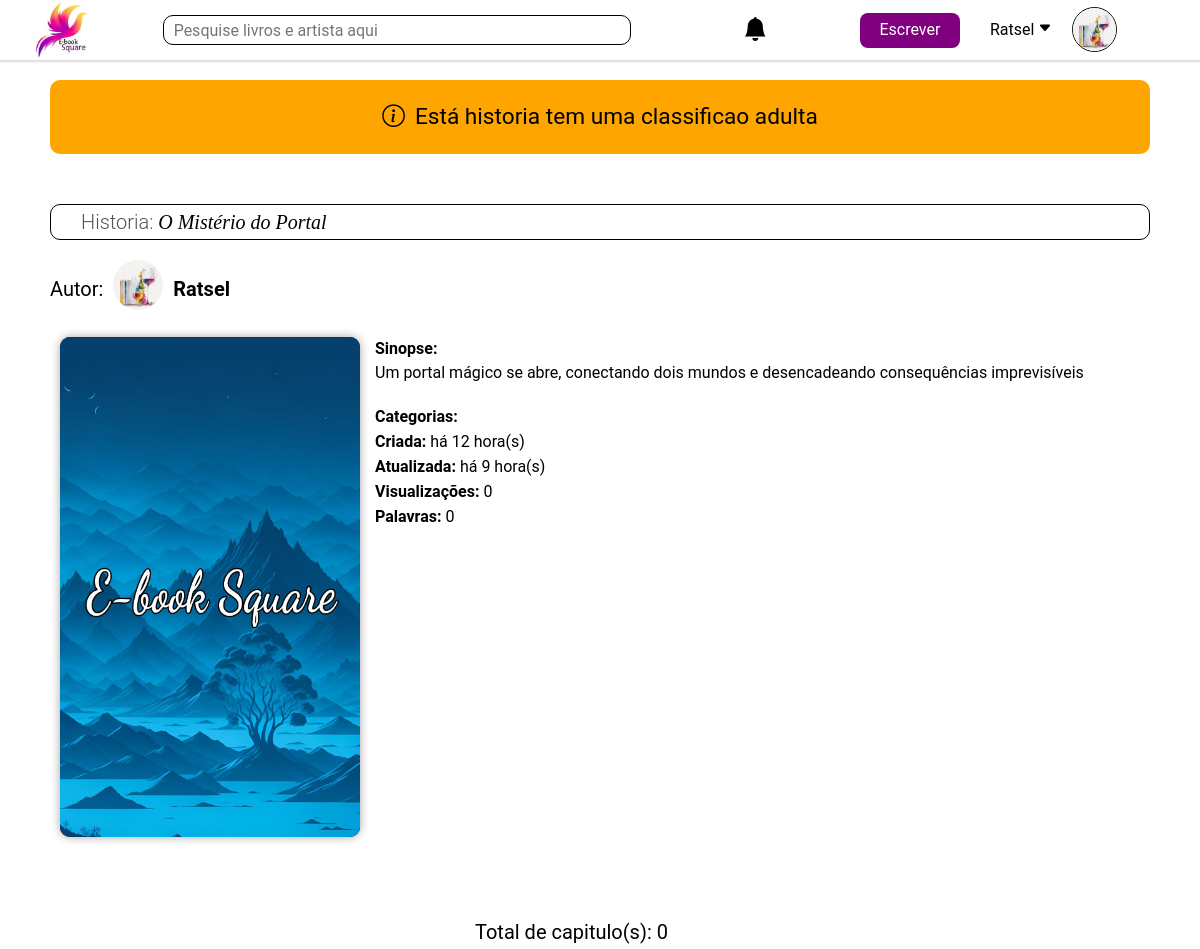
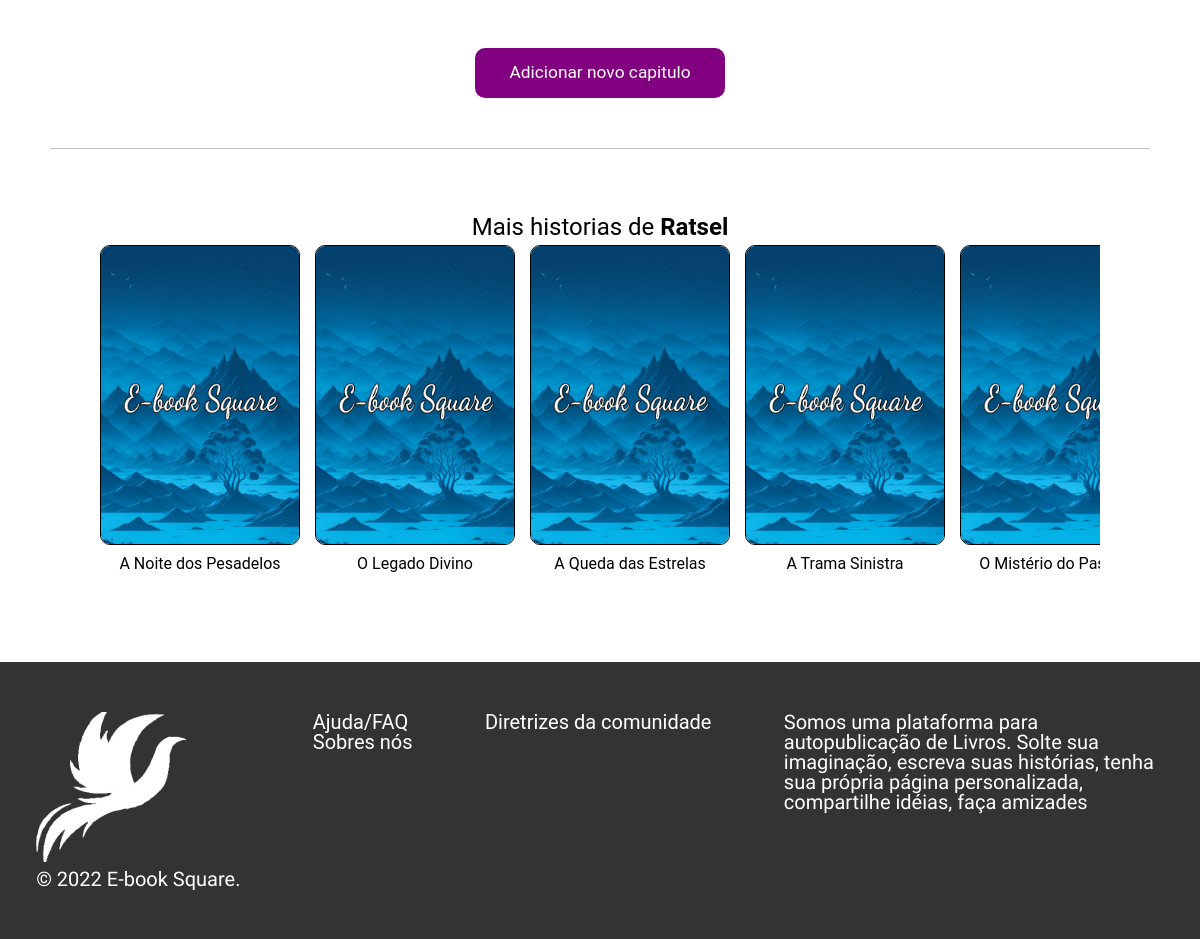
Screenshot of /App/View/pages/capa_da_obra.php?obra=125 (signed in) with the database file from the repository (2 pictures, top to bottom).
### tables this page shows
CREATE TABLE `usuario` (
  `ID_user` int(11) NOT NULL,
  `nome` varchar(80) NOT NULL,
  `codigo` varchar(20) NOT NULL,
  `email` varchar(50) NOT NULL,
  `foto` varchar(150) NOT NULL,
  `banner` varchar(150) NOT NULL,
  `descricaoUSU` varchar(1500) NOT NULL,
  `chavePix` varchar(300) NOT NULL,
  `status` int(11) NOT NULL DEFAULT 0,
  `senha` varchar(255) NOT NULL,
  `data_cad` date NOT NULL,
  `recuperar_senha` varchar(255) NOT NULL,
  `NOTmsg` tinyint(1) NOT NULL DEFAULT 1,
  `NOTatdp` tinyint(1) NOT NULL DEFAULT 1
);

CREATE TABLE `obra` (
  `ID_obra` int(11) NOT NULL,
  `nome_obra` varchar(105) NOT NULL,
  `user_FK` int(11) NOT NULL,
  `descricao` varchar(1500) NOT NULL,
  `etaria` varchar(30) NOT NULL,
  `created_at` datetime NOT NULL,
  `foto_obra` varchar(255) NOT NULL,
  `updated_at` timestamp NOT NULL DEFAULT current_timestamp() ON UPDATE current_timestamp(),
  `publicado` tinyint(4) NOT NULL DEFAULT 1,
  `Finalizado` tinyint(4) NOT NULL DEFAULT 0
);

### App/Model/verificacao.php (called while the page is built, shortened)
<?php
require_once "_conexao/conexao.php";
require_once 'class-log.php';
if(isset($_SESSION['ID_user']) && !empty($_SESSION['ID_user'])){
    $classLog = new log();
    $Obra_Usuario = $classLog->Obra_Usuario($_SESSION['ID_user']);
    $dados_usuario = $classLog->findUser([" ID_user = ".$_SESSION['ID_user']]);
}

### App/Model/class-log.php (called while the page is built, shortened)
<?php
class log
{
    public function findUser($refeDado)
    {
        $dados_usuario = $this->find(['*'], 'usuario', [" WHERE " . $refeDado[0]]);
        return $dados_usuario;
    }
    public function Obra_Usuario($id_user, array $obrasExcluir = [])
    {
        global $pdo;
        $Obra_Usuario = array();
        if (!empty($obrasExcluir))
            $obrasExcluir = implode(', ', $obrasExcluir);
        else
            $obrasExcluir = '';
        $ComandoSQL = "SELECT ID_obra, nome_obra, user_FK, descricao, etaria, created_at, updated_at, foto_obra, Finalizado FROM obra WHERE obra.user_FK = :u AND ID_obra NOT IN (:obras) ORDER BY ID_obra DESC;";
        $conn = $pdo->prepare($ComandoSQL);
        $conn->bindValue(":u", $id_user);
        $conn->bindValue(":obras", $obrasExcluir);
        $conn->execute();
        if ($conn->rowCount() > 0) {
            $Obra_Usuario = $conn->fetchAll(PDO::FETCH_ASSOC);
        }
        return $Obra_Usuario;
    }
    public function Obra($id_obra)
    {
        global $pdo;
        $Obra_Usuario = array();
        $ComandoSQL = "SELECT ID_obra, nome_obra, user_FK, descricao, etaria, created_at, updated_at, foto_obra, nome, foto, Finalizado FROM obra, usuario WHERE obra.ID_obra = :u and obra.user_FK = usuario.ID_user";
        $conn = $pdo->prepare($ComandoSQL);
        $conn->bindValue(":u", $id_obra);
        $conn->execute();
        if ($conn->rowCount() > 0) {
            $Obra_Usuario = $conn->fetch(PDO::FETCH_ASSOC);
        }
        return $Obra_Usuario;
    }
    public function quatityCapWord($obraFK)
    {
        $capContent = $this->findAll(['conteudo'], 'capitulo', [" WHERE obra_FK = $obraFK"]);
        $lengthCap = sizeof($capContent);
        $lenCaps = array();
        for ($l = 0; $l < $lengthCap; $l++) {
            $len = str_word_count($capContent[$l]['conteudo']);
            array_push($lenCaps, $len);
        }
        $totalCapsWord = array_sum($lenCaps);
        return $totalCapsWord;
    }
    public function quatityViewByObra($obraFK)
    {
        $IDCaps = $this->findAll(['ID_capitulo'], 'capitulo', [" WHERE obra_FK = $obraFK"]);
        $lengthCap = sizeof($IDCaps);
        $lenViewCaps = array();
        for ($l = 0; $l < $lengthCap; $l++) {
            $IDCap = $IDCaps[$l]['ID_capitulo'];
            $viewByCap = $this->count("IDView", "view", [" capitulo_FK = $IDCap"]);
            array_push($lenViewCaps, $viewByCap);
        }
        $totalViews = array_sum($lenViewCaps);
        return $totalViews;
    }
    public function Count($contDado, $tabela, $refDado)
    {
        global $pdo;
        $ComandoSQL = "SELECT COUNT($contDado) FROM $tabela WHERE $refDado[0]";
        $conn = $pdo->query($ComandoSQL);
        if ($conn->execute()) {
            $dado = $conn->fetchAll(PDO::FETCH_ASSOC);
            return $dado[0]["COUNT($contDado)"];
        }
    }
    public function find($findDado, $tabela, $conditionRefDado)
    {
        global $pdo;
        $ComandoSQL = "SELECT $findDado[0] FROM $tabela $conditionRefDado[0]";
        $conn = $pdo->query($ComandoSQL);
        if ($conn->execute()) {
            if ($conn->rowCount() > 0) {
                $dados = $conn->fetch(PDO::FETCH_ASSOC);
                return $dados;
            }
        }
    }
    public function findAll($findDado, $tabela, $conditionRefDado)
    {
        global $pdo;
        $ComandoSQL = "SELECT $findDado[0] FROM $tabela $conditionRefDado[0]";
        $conn = $pdo->query($ComandoSQL);
        if ($conn->execute()) {
            $dados = $conn->fetchAll(PDO::FETCH_ASSOC);
            return $dados;
        }
    }
    public function getTempoPassados($created_at)
    {
        $dateTimeNow = date('Y-m-d H:i:s');
        $date1 = strtotime($created_at);
        $date2 = strtotime($dateTimeNow);
        $diff = abs($date2 - $date1);
        $years = floor($diff / (365 * 60 * 60 * 24));
        $months = floor(($diff - $years * 365 * 60 * 60 * 24)
            / (30 * 60 * 60 * 24));
        $days = floor(($diff - $years * 365 * 60 * 60 * 24 -
            $months * 30 * 60 * 60 * 24) / (60 * 60 * 24));
        $hours = floor(($diff - $years * 365 * 60 * 60 * 24
            - $months * 30 * 60 * 60 * 24 - $days * 60 * 60 * 24)
            / (60 * 60));
        $minutes = floor(($diff - $years * 365 * 60 * 60 * 24
            - $months * 30 * 60 * 60 * 24 - $days * 60 * 60 * 24
            - $hours * 60 * 60) / 60);
        if ($hours > 0) {
            return ("há $hours hora(s)");
        }
    }
    function getObraImg($img)
    {
        $imgObra = "../assets/IMAGENS/default5.jpeg";;
        return $imgObra;
    }
}

### App/View/pages/capa_da_obra.php (the view, shortened to what this page needs)
<?php
include_once '../../Model/verificacao.php';
if ($_GET['obra']) {
    $idObra = $_GET['obra'];
    $obrasCapa = $classLog->Obra($idObra);
    $obrasUserVisitado = $classLog->Obra_Usuario($obrasCapa['user_FK'], [$idObra]);
}
?>
<!DOCTYPE html>
<html lang="pt-br">
<head>
    <link rel="stylesheet" href="https://cdn.jsdelivr.net/npm/bootstrap-icons@1.10.3/font/bootstrap-icons.css">
    <link rel="stylesheet" type="text/css" href="https://unpkg.com/swiper/swiper-bundle.min.css">
    <link href="https://cdn.jsdelivr.net/npm/bootstrap@5.3.0-alpha3/dist/css/bootstrap.min.css" rel="stylesheet">
    <link rel="stylesheet" href="../assets/CSS/header.css">
    <link rel="stylesheet" href="../assets/CSS/footer.css">
    <link rel="stylesheet" href="../assets/CSS/categoria-color.css">
    <link rel="stylesheet" href="../assets/CSS/capa_da_obra.css">
    <link rel="stylesheet" href="../assets/CSS/btn-seguir.css">
    <link rel="stylesheet" href="../assets/CSS/comentarios.css">
</head>
<body>
    <?php include_once 'header.php' ?>
    <?php if ($obrasCapa['etaria'] == 'Adulto') { ?>
        <div class="container_historia_adulta">
            <i class="bi bi-info-circle text_historia_adulta"></i>
            <p class="text_historia_adulta">Está historia tem uma classificao adulta
        </div>
    <?php } ?>
    <main>
        <section class="informacoes_da_obra">
            <div class="container_titulo_da_obra">
                <h1 class="Titulo_obra">Historia: <span style="font-family: cursive ; font-style: italic">
                        <?= $obrasCapa['nome_obra']; ?>
                    </span> </h1>
                <div class="nome_autor_denuncia" style="margin-bottom: 20px;">
                    <div class="userObra" style="display: flex; align-items: center; gap: 10px;">
                        <p style="font-size: 20px;">Autor:</p>
                        <a href="perfil.php?user=<?= $obrasCapa['user_FK']; ?>">
                            <img class="editar_img" src="
                                    <?php if (isset($obrasCapa['foto']) && !empty($obrasCapa['foto'])) { ?>
                                    ../assets/IMAGEM_USUARIO/<?= $obrasCapa['foto']; ?>
                                <?php } else { ?>
                                    ../assets/IMAGENS/blank.jpg
                                <?php } ?>
                                    " alt="Foto de perfil" name="perfil" id="perfil" width="50" height="50"
                                style="border-radius: 25px;">
                        </a>
                        <a href="perfil.php?user=<?= $obrasCapa['user_FK']; ?>" class="Nome_autor"
                            style="font-size: 20px; color: black;"><?= $obrasCapa['nome']; ?></a>
                        <div class="container_idade_opcoes">
                            <div class="add_favo_denun">
                            </div>
                        </div>
                    </div>
                </div>
        </section>
        <section class="info_obra">
            <div class="imagem_historia">
                <img class="imagem_pe" src="
                <?=$classLog->getObraImg($obrasCapa['foto_obra']);?>
                " alt="" srcset="">
            </div>
            <div class="sobre_obra">
                <div class="sinopse">
                    <p class="titulo_info" style="margin-bottom: 5px;">Sinopse:</p>
                    <p>
                        <?= $obrasCapa['descricao']; ?>
                    </p>
                </div>
                <div class="categoriaBox">
                    <p class="titulo_info">Categorias:</p>
                </div>
                <div class="caracteristicas">
                    <p><span class="titulo_info">Criada: </span><span>
                            <?=$classLog->getTempoPassados($obrasCapa['created_at']);?>
                        </span></p>
                    <p><span class="titulo_info">Atualizada: </span><span>
                            <?=$classLog->getTempoPassados($obrasCapa['updated_at']);?>
                        </span></p>
                    <p><span class="titulo_info">Visualizações: </span>
                    <span><?= $classLog->quatityViewByObra($idObra); ?></span></p>
                    <p><span class="titulo_info">Palavras: </span><span>
                            <?= $classLog->quatityCapWord($idObra); ?>
                        </span></p>
                </div>
            </div>
        </section>
        <section class="capitulos">
            <div class="global_cap">
                <div>
                    <p class="total_cap">Total de capitulo(s): <span>
                            <?php
                            $capitulo_Count = $classLog->Count('ID_capitulo', 'capitulo', ["obra_FK = $idObra"]);
                            echo $capitulo_Count;
                            ?>
                        </span></p>
                </div>
                <?php if ($_SESSION['ID_user'] == $obrasCapa['user_FK']) { ?>
                <div class="add_novo_cap">
                    <a href="escrever-obra.php?obra=<?= $idObra ?>">Adicionar novo capitulo</a>
                </div>
                <?php } ?>
            </div>
        </section>
        <hr>
        <section class="obras_recent_autor">
            <div class="container_obras_recent_autor">
                <?php
                    $maisHistorias = "";
                    if(!empty($obrasUserVisitado)){
                       $maisHistorias = "Mais historias de <strong>".$obrasCapa['nome']."</strong>";
                    }
                 ?>
                <p class="titulo_obras_recen">
                    <?=$maisHistorias;?>
                </p>
                <div class="container_historias">
                    <?php foreach ($obrasUserVisitado as $indice => $value) { ?>
                        <div class='obra'>
                            <a href="capa_da_obra.php?obra=<?= $value['ID_obra']; ?>">
                                <img src='
                                <?=$classLog->getObraImg($value['foto_obra']);?>
                            ' alt='' style="border: 1px solid black;">
                            </a>
                            <p class='nome_historia_recente'>
                            </p>
                        </div>
                    <?php } ?>
                </div>
            </div>
        </section>
    </main>
    <?php include_once 'footer.php' ?>
</body>
</html>

### App/View/pages/header.php (shortened to what this page needs)
<link rel="stylesheet" href="https://cdn.jsdelivr.net/npm/bootstrap-icons@1.10.4/font/bootstrap-icons.css">
<header id="header">
        <div class="container-header">
            <div class="img-logo-header">
                <a href="feed.php"><img src="../assets/IMAGENS/logo.jpg" alt="" class="logo-header"></a>
            </div>
            <ul class="dropdown">
            <li  class="pesquisa_li" style="margin-left:-20px ; ">
                <input  on="pesquisa_selecionada()" id="pesquisa" class="pesquisa" type="search" placeholder="Pesquise livros e artista aqui">
            </li>
            <?php if(isset($_SESSION['ID_user']) && !empty($_SESSION['ID_user'])){ ?>
<li class="notificacoes">
    <i class="bi bi-bell-fill" onclick="abrir_notificacao()" id="iconNot"></i>
</li>
<?php }?>
            <li class="block-right">
                <a href="pre-criacao.php">
                    <div class="type-new-history">
                        Escrever
                    </div>
                </a>
                <?php
                    if (isset($_SESSION['ID_user'])):
                        ?>
                        <div class="icone-user">
                            <p onclick="clique_perfil()" for="dropdown_perfil" id="nome" name="nome" class="nome_user">
                                <?= $dados_usuario['nome']; ?>
                            <svg id="dropdown_perfil_girar" xmlns="http://www.w3.org/2000/svg" width="14" height="14"
                                fill="currentColor" class="bi bi-caret-down-fill" viewBox="0 0 16 16">
                                <path
                                    d="M7.247 11.14 2.451 5.658C1.885 5.013 2.345 4 3.204 4h9.592a1 1 0 0 1 .753 1.659l-4.796 5.48a1 1 0 0 1-1.506 0z" />
                            </svg></p></p>
                            <div class="avatar-header">
                                <a href="Perfil.php?user=<?=$dados_usuario['ID_user']?>">
                                    <img class="editar_img" src="
                                            <?php if (isset($dados_usuario['foto']) && !empty($dados_usuario['foto'])) { ?>
                                    ../assets/IMAGEM_USUARIO/<?= $dados_usuario['foto'] ?>
                                            <?php } else { ?>
                                    ../assets/IMAGENS/blank.jpg
                                            <?php } ?>
                                " alt="Foto de perfil" name="perfil" id="perfil-header">
                                </a>
                            </div>
                        </div>
                <?php
                endif;
                ?>
            </li>
        </ul>
        </div>
</header>

### rows the page displays
usuario: nome "Ratsel"
obra: nome_obra "O Mistério do Portal", user_FK.nome "Ratsel", descricao "Um portal mágico se abre, conectando dois mundos e desencadeando consequências imprevisíveis", created_at "há 12 hora(s)", updated_at "há 9 hora(s)"

### other values shown
$classLog->quatityViewByObra($idObra) "0"
$classLog->quatityCapWord($idObra) "0"
$capitulo_Count "0"
